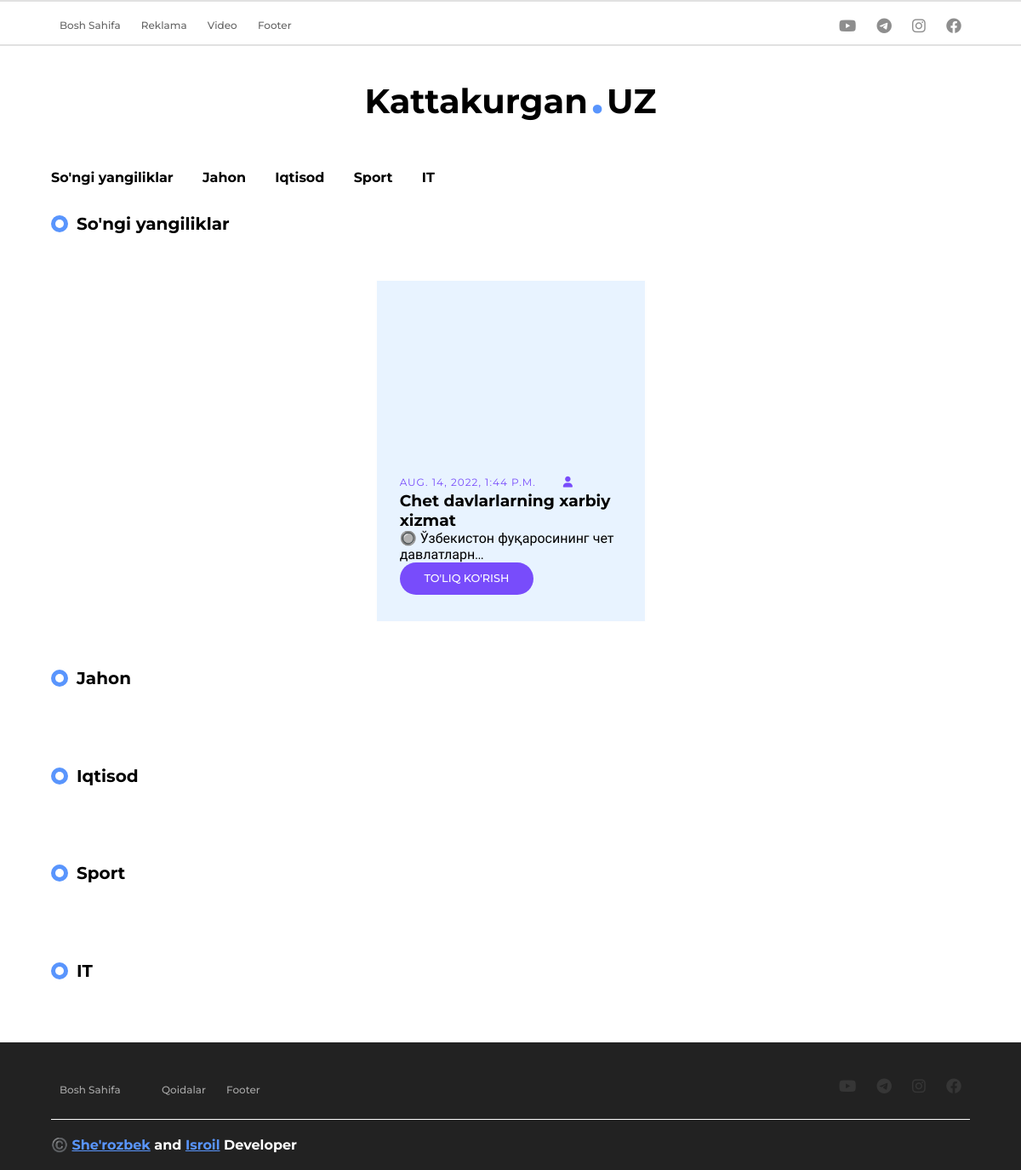
The page / on the database its author committed.
### backend/models.py (models this page shows, shortened)
class Category(models.Model):
    name = models.CharField(max_length=200)

class Post(models.Model):
    title = models.CharField(max_length=200)
    body = models.TextField()
    rasm = models.CharField(max_length=200)
    category = models.ForeignKey(Category,on_delete=models.CASCADE)
    created = models.DateTimeField(auto_now_add=True)

### backend/views.py (the view)
# urls.py: path('', rasm, name='home'),
def rasm(request):
    category = request.GET.get('category')
    if category == None:
        post = Post.objects.all()
    else:
        post = Post.objects.filter(category__name=category)
    categories = Category.objects.all()
    context = {
        'posts':post[::-1],
        'categories':categories
        }
    return render(request,'projects/project.html',context)

### backend/templates/projects/project.html (shortened to what this page needs)
{% extends 'index.html' %}
{% block content %}
{% for category in categories %}
<div class="centeru">
    <div class="tab-name">
      <div class="svg">
        <div class="on"></div>
      </div>
      <p>{{category.name}}</p>
    </div>
  </div>
<div class="container">
    <div class="main min">
      <main class="main-blog-section">
        <section class="blog section">
          <div class="blog-wrapper">
            <div class="blog-wrap">
              {% for post in posts %}
              {% if  post.category.id == category.id %}
              <div class="blog-card">
                <div class="blog-image">
                </div>
                <div class="blog-content">
                  <div class="blog-info">
                    <h5 class="blog-date">{{post.created}} </h5>
                    <h5 class="blog-user"><i class="fas fa-user"></i>{{user.username}}</h5>
                  </div>
                  <h3>{{post.title}}</h3>
                  <p>{{post.body | slice:":40"}}...</p>
                  <a href="{% url 'body' post.id %}" class="btn small">To'liq Ko'rish</a>
                </div>
              </div>
              {% endif %}
              {% endfor %}
            </div>
          </div>
    </div>
  </div>
{% endfor %}
{% endblock content %}

### templates/index.html (shortened to what this page needs)
{% load static %}
<!DOCTYPE html>
<html lang="en">
<head>
  <link rel="stylesheet" href="{% static 'css/main.css' %}">
  <link rel="stylesheet" href="https://cdnjs.cloudflare.com/ajax/libs/font-awesome/6.1.2/css/all.min.css"
 />
  <link rel="stylesheet" href="{% static 'css/blog.css' %}">
  <link rel="stylesheet" type="text/css" href="{% static 'css/about.css' %}">
</head>
<body>
  {% include 'navbar.html' %}
{% block content %}
{% endblock content %}
  <footer style="background-color: #222 ; ">
    <div class="centeru line-for">
      <div class="navbar-1 wrap">
        <div class="menu-1 local">
          <a href="{% url 'home' %}">Bosh Sahifa</a>
          <a href="Qoidalar.html">Qoidalar</a>
          <a href="#odam">Footer</a>
        </div>
        <div class="social-media">
          <i class="fa-brands fa-youtube"></i>
          <i class="fa-brands fa-telegram"></i>
          <i class="fa-brands fa-instagram"></i>
          <i class="fa-brands fa-facebook"></i>
        </div>
      </div>
    </div>
    <div class="centeru" id="odam">
      <p class="developers">©️ <a href="https://t.me/Sherozbek_17/" target="_blank">She'rozbek</a> and <a
          href="https://t.me/Isroil2006/" target="_blank">Isroil</a> Developer</p>
    </div>
  </footer>
</body>
</html>

### templates/navbar.html (shortened to what this page needs)
<header>
    <div class="centeru">
      <div class="navbar-1  wrap">
        <div class="menu-1">
          <a href="{% url 'home' %}">Bosh Sahifa</a>
          <a href="#">Reklama</a>
          <a href="Qoidalar.html">Video</a>
          <a href="#odam">Footer</a>
        </div>
        <div class="social-media">
          <i class="fa-brands fa-youtube"></i>
          <i class="fa-brands fa-telegram"></i>
          <i class="fa-brands fa-instagram"></i>
          <i class="fa-brands fa-facebook"></i>
        </div>
      </div>
    </div>
    <hr>
    <div class="logo">
      <p>Kattakurgan<span>.</span>UZ</p>
    </div>
    <div class="centeru clone">
      <div class="navbar-2">
        <div class="menu-1">
            {% for category in categories %}
            <a href="{% url 'home' %}?category={{category.name}}">{{category.name}}</a>
            {% endfor %}
        </div>
      </div>
    </div>
  </header>

### static/css/main.css (style rules this page uses)
* { margin: 0; padding: 0; text-decoration: none; outline: none; box-sizing: border-box; font-family: "Montserrat", "Poppins", "Manrope", "Lobster Two"; }
header { width: 100%; }
header * { font-family: "Montserrat"; }
.centeru { width: 90%; margin: 0 auto; }
hr { border: 0.5px solid rgba(0, 0, 0, 0.116); }
.navbar-1 { width: 100%; height: 50px; display: flex; align-items: center; justify-content: space-between; }
.navbar-1 .menu-1 a { font-size: 12px; margin: 20px 10px; font-weight: 500; color: black; opacity: 0.6; transition: 0.2s ease-in-out; }
.navbar-1 .social-media i { margin: 0 3px; font-size: 18px; color: #444; opacity: 0.6; transition: 0.4s ease-in-out; }
.logo { width: 100%; margin: 40px 0; display: flex; align-items: center; justify-content: center; }
.logo p { font-size: 40px; font-weight: 700; }
.logo p span { font-weight: 900; color: #5995fd; display: inline-block; margin: 0 5px; }
header .navbar-2 { width: 100%; height: 50px; display: flex; align-items: center; justify-content: space-between; }
.navbar-2 .menu-1 a { position: relative; font-size: 16px; margin-right: 30px; font-weight: 700; font-family: "Montserrat"; color: black; transition: 0.2s ease-in-out; }
.navbar-2 .menu-1 a:after { content: ""; position: absolute; background-color: #5995fd; height: 3px; width: 0%; left: 0; bottom: -6px; transition: 0.4s ease-in-out; }
.svg { width: 20px; height: 20px; display: flex; align-items: center; justify-content: center; background-color: #5995fd; border-radius: 50%; }
.tab-name { width: 100%; display: flex; align-items: center; justify-content: start; height: 60px; z-index: 21; }
.tab-name p { margin: 0 10px; font-weight: 700; font-size: 20px; }
.svg .on { width: 10px; height: 10px; background-color: white; border-radius: 50%; }
.navbar-1 .local a { color: white; }
.line-for { border-bottom: 1px solid white; padding: 20px 0; }
.developers { font-weight: 700; padding: 20px 0; color: #fff; }
.developers a { text-decoration: none; color: #5995fd; text-decoration: underline; }
.wrap { flex-wrap: wrap; }
.wrap .social-media i { margin: 10px; }

### static/css/about.css (style rules this page uses)
.card-body button, a { display: inline-block; }

### rows shown on the page
Category: name "So'ngi yangiliklar"
Category: name "Jahon"
Category: name "Iqtisod"
Category: name "Sport"
Category: name "IT"
Post: created "AUG. 14, 2022, 1:44 P.M.", title "Chet davlarlarning xarbiy xizmat", body "🔘 Ўзбекистон фуқаросининг чет давлатларн"
